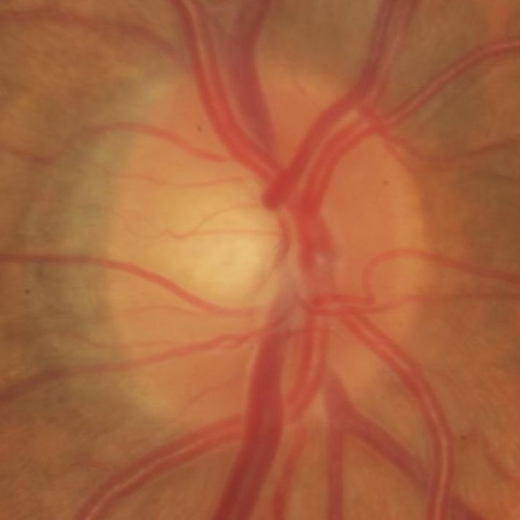
#> input picture Dataset/RIM_ONE_r1/All_Resize/100/colorImg/Im047.jpg, 520 x 520 px; its folder holds 4 pictures in this run
$ python color_CLAHE.py   (Python 2 division)
#> lines starting #> are read from the running program, lines starting #| are printed output that depends on the picture
import cv2
import numpy as np
from matplotlib import pyplot as plt
import glob


def HE_color(input_path,output_path):
    img = cv2.imread(input_path)
#> img is the input picture: shape (520, 520, 3); mean B, G, R 63.7, 100.7, 169.6
    img_yuv =img
    img_yuv = cv2.cvtColor(img, cv2.COLOR_BGR2LAB)
#> img_yuv: shape (520, 520, 3); mean of channels 0, 1, 2 126.8, 152.1, 160.7


    clahe = cv2.createCLAHE(clipLimit=3,tileGridSize=(3, 3))
    #img_yuv[:, :, 1] = clahe.apply(img_yuv[:, :, 1])
    img_yuv[:, :, 0] = clahe.apply(img_yuv[:, :, 0])
#> img_yuv: shape (520, 520, 3); mean of channels 0, 1, 2 122.8, 152.1, 160.7

    img_yuv = cv2.cvtColor(img_yuv, cv2.COLOR_LAB2BGR)
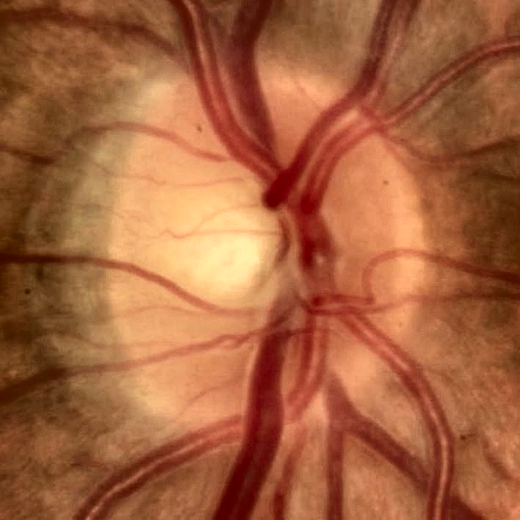
#> img_yuv: shape (520, 520, 3); mean B, G, R 61.1, 97.7, 165.4
    cv2.imwrite(output_path,img_yuv)

impath ="../Dataset/RIM_ONE_r1/All_Resize/100/colorImg/"
outpath = "../Dataset/RIM_ONE_r1/All_Resize/100/equalized_l_clahe/"
imgList = glob.glob(impath+"*.jpg")
for img in imgList:
    fname = img.split('/')[6]
    fname = fname.split('.')[0]
    output_dir = outpath+fname+".jpg"
    HE_color(img,output_dir)
    print img
#> pass 2 of the loop `for img in imgList:`:
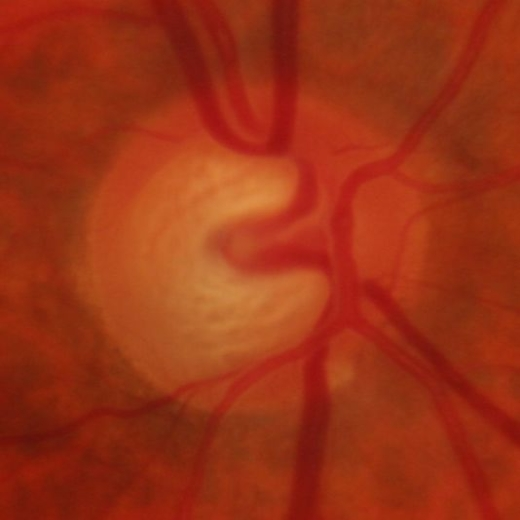
#> input picture Dataset/RIM_ONE_r1/All_Resize/100/colorImg/Im049.jpg, 520 x 520 px
#> in HE_color, img is the input picture: shape (520, 520, 3); mean B, G, R 21.6, 50.9, 156.5
#> in HE_color (call 2), `img_yuv = cv2.cvtColor(img_yuv, cv2.COLOR_LAB2BGR)`:
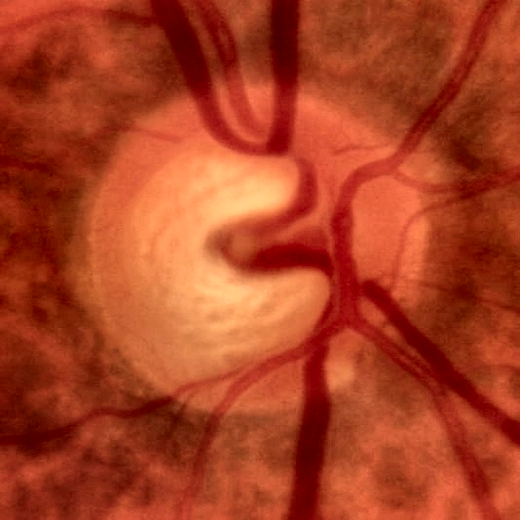
#> img_yuv: shape (520, 520, 3); mean B, G, R 34, 63.8, 171.3
#> pass 3 of the loop `for img in imgList:`:
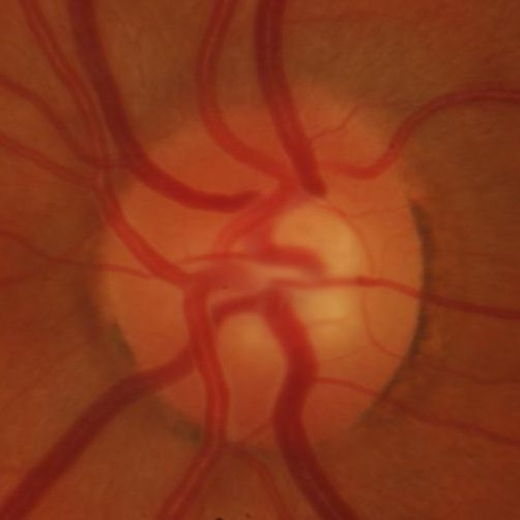
#> input picture Dataset/RIM_ONE_r1/All_Resize/100/colorImg/Im058.jpg, 520 x 520 px
#> in HE_color, img is the input picture: shape (520, 520, 3); mean B, G, R 26.4, 56.2, 139.9
#> in HE_color (call 3), `img_yuv = cv2.cvtColor(img_yuv, cv2.COLOR_LAB2BGR)`:
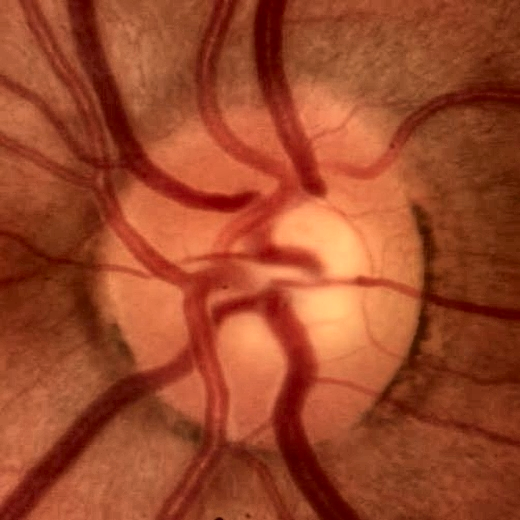
#> img_yuv: shape (520, 520, 3); mean B, G, R 41.2, 72.3, 158.8
#> the loop made 4 passes; the first 3 are shown
